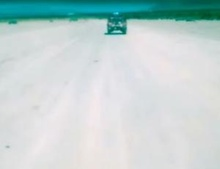
%> input picture mini3/014.jpg, 220 x 169 px, shrunk from 300 x 230 before the run; the run also reads 1 picture not shown here
$ octave testeDARPA.m   (GNU Octave 9; MATLAB toolbox functions it lacks are replaced by stand-ins)
%> lines starting %> are read from the running program, lines starting %| are printed output that depends on the picture
%
E=imread('DARPA RaceDay/014.jpg');
%> E is the input picture: size 169x220x3 uint8; mean R, G, B 192.6, 209.8, 209.4
F=imread('DARPA RaceDay/018.jpg');
%setting parameters
pr = 0; % inicial pearson
ws = 30; %window size
px = 0; %xcorr2
vx=0; %axis x of vector
vy=0; %axis y of vector
I = rgb2gray(E);
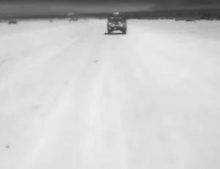
%> I: size 169x220 uint8; min 49, max 238, mean 204.6
J = rgb2gray(F);

I = double(I);
%> I: size 169x220 double
J = double(J);
%> J: size 169x220 double

for b=1:ws
for a=1:ws
    K(a, b) = I(a + 40, b + 150); %region of interesting image 1 (ROI)
    K = double(K);
end
end
nx = size(J,1); %size of axis x and y
%> nx = 169
ny = size(J,2);
%> ny = 220

%calculating how many times will be done the loop
if rem(nx,ws)~0;
x1 = floor (nx/ws)-1;
%> x1 = 4
else
x1 = (nx/ws)-2;
end
if rem (ny,ws)~0;
y1 = floor(ny/ws)-1;
%> y1 = 6
else
y1 = (ny/ws)-2;
end
        for c=0:y1;
            for d=0:x1;
                for k=1:ws
                for l=1:ws
                L(l, k) = J(l + d*ws, k + c*ws); %piece of image 2 (wsxws)
                L = double (L);
                end
                end
                mediaA = (mean2(K)).*ones(size(K));
                mediaB = (mean2(L)).*ones(size(L));
                aux1 = sum (sum((L-mediaB).*(K-mediaA))); %PCC
                aux3 = sqrt(sum(sum((K-mediaA).^2)));
                aux4 = sqrt(sum(sum((L-mediaB).^2)));
                pearson = aux1/(aux3.*aux4);
                if pearson >= pr %the biggest value of PCC
                    pr = pearson;
                    vx1 = l + d*ws; %axis x of vector
                    vy1 = k + c*ws; %axis y of vector
                end
            end
        end
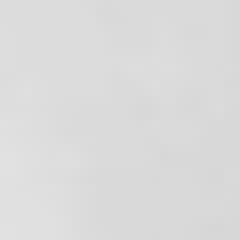
%> L: size 30x30 double (shown 8 times larger); min 214, max 225, mean 218.9
%> after the loop, pr = 0.549; vx1 = 150; vy1 = 150

                for c=0:y1;
                for d=0:x1;
                for k=1:ws
                for l=1:ws
                L(l, k) = J(l + d*ws, k + c*ws); %piece of image 2 (ws x ws)
                L = double (L);
                end
                end
                xc = xcorr2 (J,K); %cross-correlation 2D
                if xc >= px
                    px = xc;
                    vx = l + d*ws; %axis x of vector
                    vy = k + c*ws; %axis y fo vector
                end
            end
        end
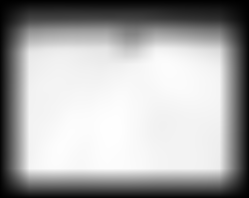
%> px: size 198x249 double; min 13629, max 47785715, mean 31789060.1; drawn with min black and max white
%> after the loop, vx = 150; vy = 210

imagesc(J)
hold on
quiver(vy-ws, vx-ws, ws, ws,'k','maxheadsize',5,'linewidth',2)
quiver(vy1-ws, vx1-ws, ws, ws,'k','maxheadsize',5,'linewidth',2)
hold off
colormap gray
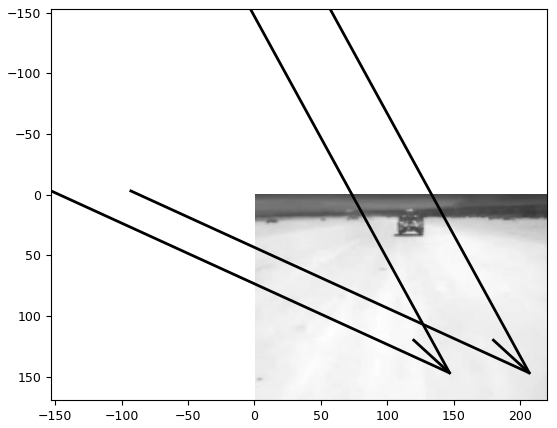
%> figure redrawn from the program's plot data
